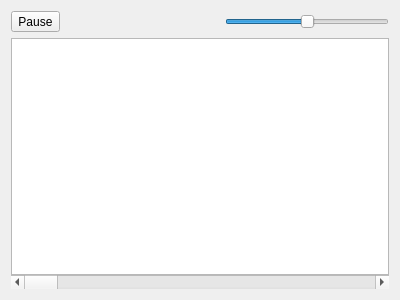
<?xml version="1.0" encoding="UTF-8"?>
<ui version="4.0">
 <class>GammaRay::SignalMonitorWidget</class>
 <widget class="QWidget" name="GammaRay::SignalMonitorWidget">
  <property name="geometry">
   <rect>
    <x>0</x>
    <y>0</y>
    <width>400</width>
    <height>300</height>
   </rect>
  </property>
  <property name="windowTitle">
   <string>Form</string>
  </property>
  <layout class="QVBoxLayout" name="verticalLayout">
   <property name="spacing">
    <number>0</number>
   </property>
   <item>
    <layout class="QHBoxLayout" name="toolbarLayout">
     <property name="bottomMargin">
      <number>6</number>
     </property>
     <item>
      <widget class="KFilterProxySearchLine" name="objectSearchLine" native="true"/>
     </item>
     <item>
      <widget class="QToolButton" name="pauseButton">
       <property name="text">
        <string>Pause</string>
       </property>
       <property name="icon">
        <iconset theme="gtk-media-pause">
         <normaloff/>
        </iconset>
       </property>
       <property name="checkable">
        <bool>true</bool>
       </property>
      </widget>
     </item>
     <item>
      <spacer name="toolbarSpacer">
       <property name="orientation">
        <enum>Qt::Horizontal</enum>
       </property>
       <property name="sizeHint" stdset="0">
        <size>
         <width>40</width>
         <height>20</height>
        </size>
       </property>
      </spacer>
     </item>
     <item>
      <widget class="QSlider" name="intervalScale">
       <property name="minimum">
        <number>-100</number>
       </property>
       <property name="maximum">
        <number>100</number>
       </property>
       <property name="value">
        <number>0</number>
       </property>
       <property name="orientation">
        <enum>Qt::Horizontal</enum>
       </property>
      </widget>
     </item>
    </layout>
   </item>
   <item>
    <widget class="QTreeView" name="objectTreeView">
     <property name="selectionMode">
      <enum>QAbstractItemView::NoSelection</enum>
     </property>
    </widget>
   </item>
   <item>
    <layout class="QHBoxLayout" name="eventScrollBarLayout">
     <item>
      <widget class="QScrollBar" name="eventScrollBar">
       <property name="sizePolicy">
        <sizepolicy hsizetype="Expanding" vsizetype="Fixed">
         <horstretch>0</horstretch>
         <verstretch>0</verstretch>
        </sizepolicy>
       </property>
       <property name="tracking">
        <bool>true</bool>
       </property>
       <property name="orientation">
        <enum>Qt::Horizontal</enum>
       </property>
      </widget>
     </item>
    </layout>
   </item>
  </layout>
 </widget>
 <customwidgets>
  <customwidget>
   <class>KFilterProxySearchLine</class>
   <extends>QWidget</extends>
   <header>kde/kfilterproxysearchline.h</header>
  </customwidget>
 </customwidgets>
 <resources/>
 <connections/>
</ui>
